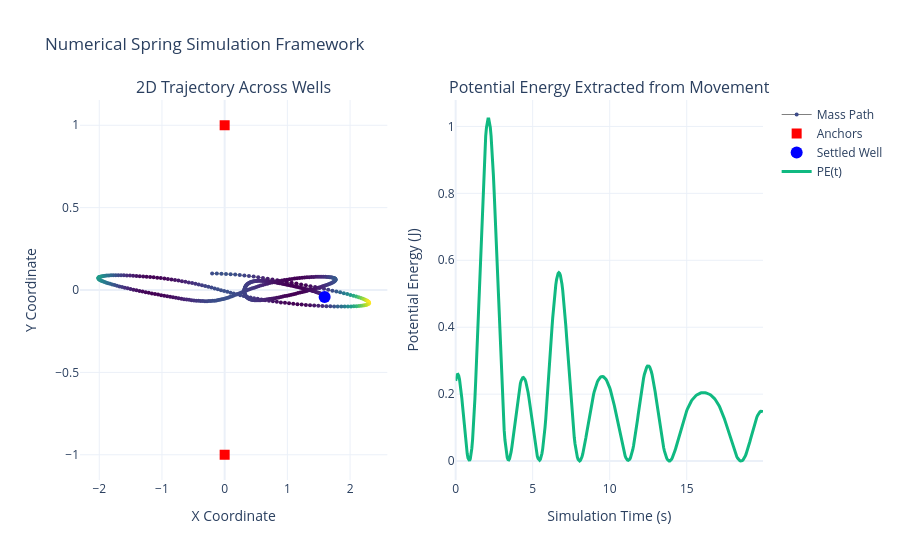

The notebook cell saved with this chart:
### Code cell
import numpy as np
import plotly.graph_objects as go
from plotly.subplots import make_subplots

# --- 1. SYSTEM CONTEXT & CONSTANTS ---
k = 1.0  # Spring stiffness
L0 = 1.5  # Relaxed spring length (L0 > h creates bistability)
h = 1.0  # Anchor distance from origin along y-axis
m = 1.0  # Node mass
c = 0.1  # Damping coefficient (to see energy settle into a well)

# Fixed Anchor Coordinates
anchor_top = np.array([0.0, h])
anchor_bottom = np.array([0.0, -h])


# --- 2. FORCE & POTENTIAL CALCULATORS ---
def calculate_state(pos):
    """Computes total potential energy and net force vector at a given 2D position."""
    v_top = pos - anchor_top
    v_bot = pos - anchor_bottom

    L1 = np.linalg.norm(v_top)
    L2 = np.linalg.norm(v_bot)

    # Total potential energy (scalar sum)
    pe = 0.5 * k * (L1 - L0) ** 2 + 0.5 * k * (L2 - L0) ** 2

    # Net Hookean spring forces
    # Avoid division by zero at anchor positions
    f_top = -k * (L1 - L0) * (v_top / L1) if L1 > 1e-9 else np.zeros(2)
    f_bot = -k * (L2 - L0) * (v_bot / L2) if L2 > 1e-9 else np.zeros(2)

    net_force = f_top + f_bot
    return pe, net_force


# --- 3. NUMERICAL INTEGRATION LOOP ---
dt = 0.05
steps = 400

# Initial conditions (place mass near the center barrier with an initial push)
pos = np.array([-0.2, 0.1])
vel = np.array([1.5, 0.0])

# Storage arrays for plotting
history_pos = []
history_pe = []
time_vals = np.arange(steps) * dt

# Initialize first step
pe, force = calculate_state(pos)

for _ in range(steps):
    history_pos.append(pos.copy())
    history_pe.append(pe)

    # Velocity Verlet Update with structural damping (F_damping = -c * vel)
    f_total = force - c * vel
    vel_half = vel + (f_total / (2 * m)) * dt
    pos += vel_half * dt

    # Re-evaluate force and potential at new position
    pe, force = calculate_state(pos)

    f_total_new = force - c * vel_half  # Simple damping approximation
    vel = vel_half + (f_total_new / (2 * m)) * dt

history_pos = np.array(history_pos)

# --- 4. PLOTLY SUBPLOT VISUALIZATION ---
fig = make_subplots(
    rows=1,
    cols=2,
    subplot_titles=(
        "2D Trajectory Across Wells",
        "Potential Energy Extracted from Movement",
    ),
)

# Left Plot: 2D movement trajectory
fig.add_trace(
    go.Scatter(
        x=history_pos[:, 0],
        y=history_pos[:, 1],
        mode="lines+markers",
        name="Mass Path",
        marker=dict(size=4, color=history_pe, colorscale="Viridis", showscale=False),
        line=dict(color="gray", width=1),
    ),
    row=1,
    col=1,
)

# Highlight anchors and final resting position
fig.add_trace(
    go.Scatter(
        x=[0, 0],
        y=[h, -h],
        mode="markers",
        name="Anchors",
        marker=dict(color="red", size=10, symbol="square"),
    ),
    row=1,
    col=1,
)
fig.add_trace(
    go.Scatter(
        x=[history_pos[-1, 0]],
        y=[history_pos[-1, 1]],
        mode="markers",
        name="Settled Well",
        marker=dict(color="blue", size=12),
    ),
    row=1,
    col=1,
)

# Right Plot: Extracted potential energy over time sequence
fig.add_trace(
    go.Scatter(
        x=time_vals,
        y=history_pe,
        mode="lines",
        name="PE(t)",
        line=dict(color="#10b981", width=3),
    ),
    row=1,
    col=2,
)

fig.update_layout(
    template="plotly_white",
    hovermode="x unified",
    title_text="Numerical Spring Simulation Framework",
)
fig.update_xaxes(title_text="X Coordinate", row=1, col=1)
fig.update_yaxes(title_text="Y Coordinate", row=1, col=1)
fig.update_xaxes(title_text="Simulation Time (s)", row=1, col=2)
fig.update_yaxes(title_text="Potential Energy (J)", row=1, col=2)

fig.show()

### Figure 1 — Plotly figure (JSON) as saved in the notebook; plotly's stock layout.template omitted (floating-point values rounded to 4 significant figures; data arrays with more than 128 entries replaced by an {"elided": "..."} marker saying what was removed)
{"data": [{"line": {"color": "gray", "width": 1}, "marker": {"color": {"elided": "400 float values"}, "colorscale": [[0, "#440154"], [0.1111, "#482878"], [0.2222, "#3e4989"], [0.3333, "#31688e"], [0.4444, "#26828e"], [0.5556, "#1f9e89"], [0.6667, "#35b779"], [0.7778, "#6ece58"], [0.8889, "#b5de2b"], [1, "#fde725"]], "showscale": false, "size": 4}, "mode": "lines+markers", "name": "Mass Path", "type": "scatter", "x": {"elided": "400 float values"}, "xaxis": "x", "y": {"elided": "400 float values"}, "yaxis": "y"}, {"marker": {"color": "red", "size": 10, "symbol": "square"}, "mode": "markers", "name": "Anchors", "type": "scatter", "x": [0, 0], "xaxis": "x", "y": [1, -1], "yaxis": "y"}, {"marker": {"color": "blue", "size": 12}, "mode": "markers", "name": "Settled Well", "type": "scatter", "x": [1.594], "xaxis": "x", "y": [-0.043], "yaxis": "y"}, {"line": {"color": "#10b981", "width": 3}, "mode": "lines", "name": "PE(t)", "type": "scatter", "x": {"elided": "400 float values"}, "xaxis": "x2", "y": {"elided": "400 float values"}, "yaxis": "y2"}], "layout": {"annotations": [{"font": {"size": 16}, "showarrow": false, "text": "2D Trajectory Across Wells", "x": 0.225, "xanchor": "center", "xref": "paper", "y": 1, "yanchor": "bottom", "yref": "paper"}, {"font": {"size": 16}, "showarrow": false, "text": "Potential Energy Extracted from Movement", "x": 0.775, "xanchor": "center", "xref": "paper", "y": 1, "yanchor": "bottom", "yref": "paper"}], "hovermode": "x unified", "title": {"text": "Numerical Spring Simulation Framework"}, "xaxis": {"anchor": "y", "domain": [0, 0.45], "title": {"text": "X Coordinate"}}, "xaxis2": {"anchor": "y2", "domain": [0.55, 1], "title": {"text": "Simulation Time (s)"}}, "yaxis": {"anchor": "x", "domain": [0, 1], "title": {"text": "Y Coordinate"}}, "yaxis2": {"anchor": "x2", "domain": [0, 1], "title": {"text": "Potential Energy (J)"}}}}
